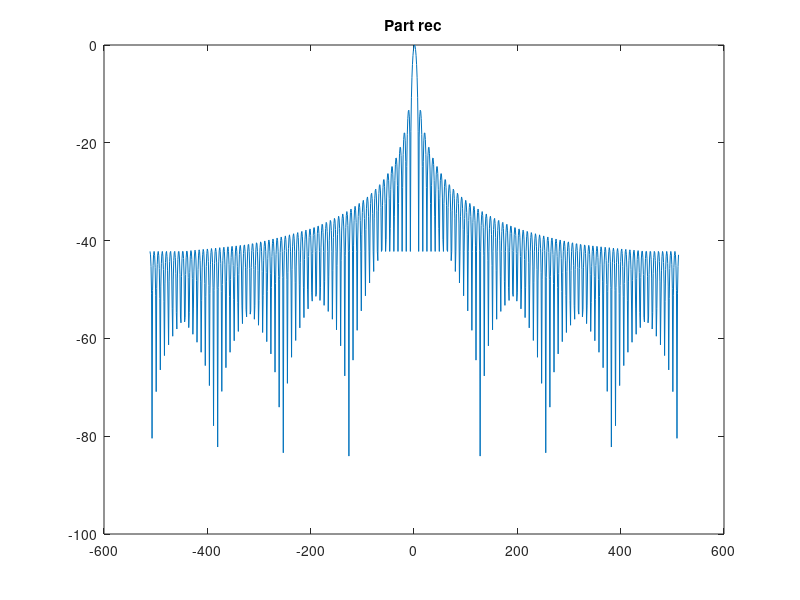
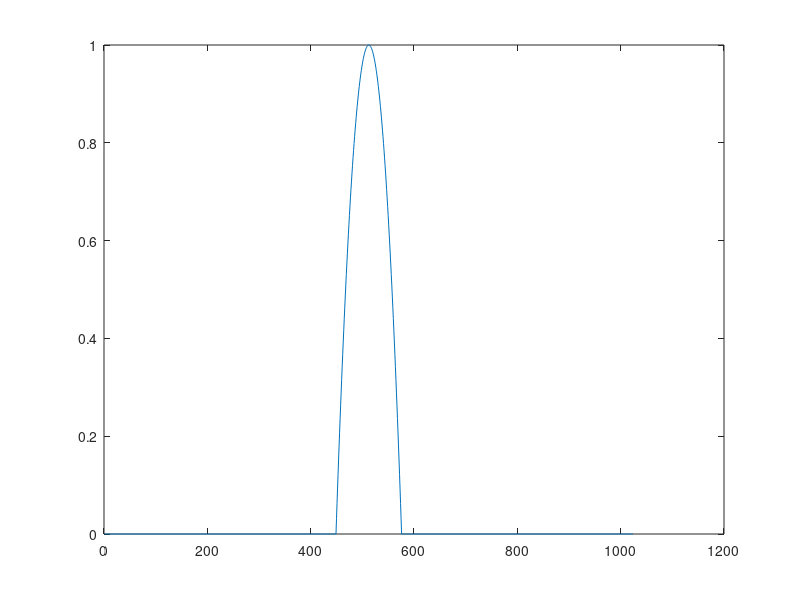
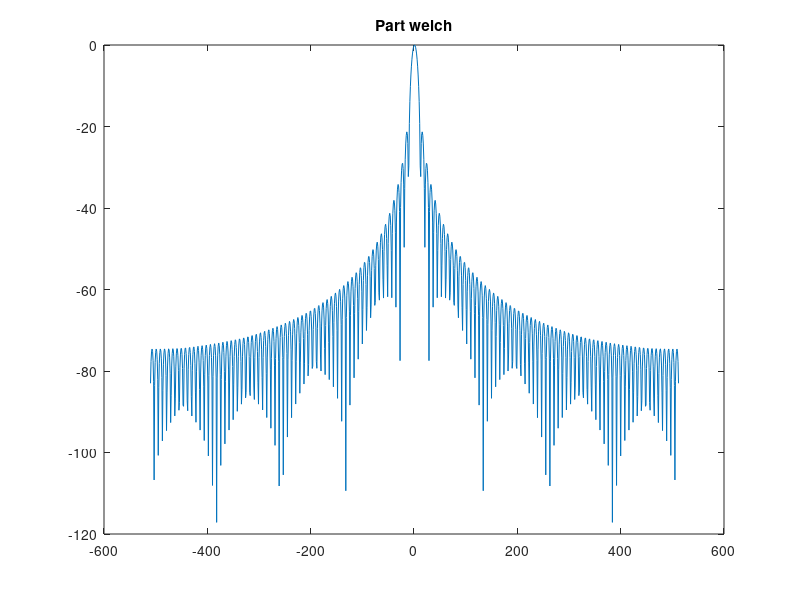
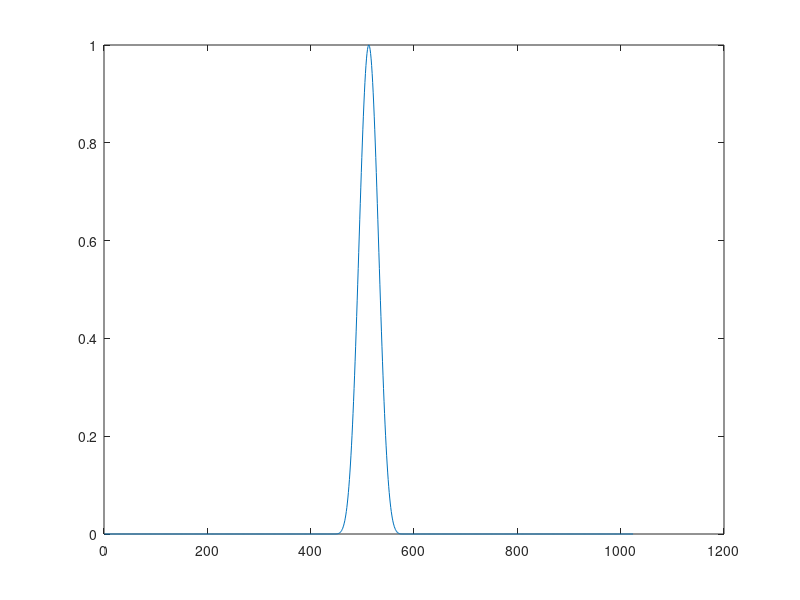

These charts were generated, in order, by the following MATLAB code: (Note: this script raises an error after producing the figures.)
%%Q1

%part a
size = 128;

%rectangular window
rec = zeros(1024,1);
for i = length(rec)/2-64:length(rec)/2+64
    rec(i) = 1;
end
recFFT = abs(fftshift(fft(rec,1024)));
window = -length(recFFT)/2+1:length(recFFT)/2;
figure
plot(window, 20*log10(recFFT)-max(20*log10(recFFT)))
title('Part rec')


%welch window
welch = zeros(1,1024);
n = 0:(size-1);
welchS = 1-((n-(size-1)/2)/((size-1)/2)).^2;
welch((length(welch)/2-64+1):(length(welch)/2+64)) = welchS;
figure
plot(welch)
welchFFT = abs(fftshift(fft(welch,1024)));
window = -length(welchFFT)/2+1:length(welchFFT)/2;
figure
plot(window, 20*log10(welchFFT)-max(20*log10(welchFFT)))
title('Part welch')


%Blackman-Harris Window
BHwin = zeros(1,1024);
n = 0:(size-1);
a0 = 0.35875;
a1 = 0.48829;
a2 = 0.14128;
a3 = 0.01168;
BHwinS = a0 - a1*cos(2*pi*n/(size-1)) + a2*cos(4*pi*n/(size-1)) - a3*cos(6*pi*n/(size-1));
BHwin((length(BHwin)/2-64+1):(length(BHwin)/2+64)) = BHwinS;
figure
plot(BHwin)
BHwinFFT = abs(fftshift(fft(BHwin,1024)));
window = -length(BHwinFFT)/2+1:length(BHwinFFT)/2;
figure
plot(window, 20*log10(BHwinFFT)-max(20*log10(BHwinFFT)))
title('Part bh')

%%
%part b
%parameters
cyst = importdata('anecoicCystData.mat');
center = 64; %center channel
s_rate = cyst.samplingRateMHz * 10^6;
freq = cyst.frequencyMHz * 10^6;
c = 1540;

%data split into 5 equal segments
seg = zeros(1,5);
for i = 1:4
    seg(i) = i * floor(size(cyst.data,1)/5);
end
seg(5) = size(cyst.data,1);

%segment delay profiles
for i = 1:5
    dis = sqrt((abs((1:128)-center) * 0.1953/1000).^2 + (seg(i)/s_rate/2 * c ).^2);
    t01 = 1/c .* dis;
    t01 = (t01 - min(t01));
    t(i,1:128) = t01;
end
t = t';
sampleD = zeros(128,5);
for i = 1:5
    sampleD(:,i) = floor(t(:,i) .* s_rate);
end
sampleD = sampleD';


%create delayed signal
seg(2:6) = seg(1:5);
seg(1) = 1;
data = zeros(size(cyst.data,1),size(cyst.data,2));
for i = 2:6
    for j = 1:size(cyst.data,3)
        for n = 1:size(cyst.data,2)
            for k = seg(i-1):seg(i)
                delayedSignal( (k-seg(i-1)+1)-sampleD(i-1,n)+max(sampleD(i-1,:)),n) = cyst.data(k,n,j);
            end
        end
        delayedSignal = delayedSignal(max(sampleD(i-1,:))+1:end,:); 
        data(seg(i-1):seg(i),:,j) = delayedSignal;
        clear delayedSignal
    end
end
szDat = size(data);
apodMaskRec = repmat(rec(length(rec)/2-64:length(rec)/2+64),[szDat(1),1,szDat(3)]);
apodMaskW = repmat(welchS,[szDat(1),1,szDat(3)]);
apodMaskBH = repmat(BHwinS,[szDat(1),1,szDat(3)]);



xmax = 0.1953/1000 * 128;
ymax = seg(i)/s_rate * c / 2;
bMode = abs(hilbert(RFdata));
bMode = bMode./max(max(bMode));
bModeComp = 20*log10(bMode);
figure
imagesc([0 xmax],[0 ymax],bModeComp, [-50 0])
colormap gray
xlabel('lateral width (m)')
ylabel('depth (m)')
title('Part B: Anechoic Cyst')
axis image

% dopplerData = importdata('homework4_2.mat');
% fs = dopplerData.fs; 
% signal = dopplerData.signal;
% f0 = dopplerData.f0;
% 
% imagesc(data_delay(:,:,64));
% colormap gray
% 
% baselineRF = squeeze(sum(data_delay,2));
% baselineEnv = abs(hilbert(baeslineRF));
% baselineEnv = baselinEnv./max(baselineEnv(:));
% imagesc(20*log10(baselineEnv), [-60 -10]);
% 
% %%%welch windows
% N = size(data_delay,2);
% n = 0:(N-1);
% welch = 1-((n-(N-1)/2)/((N-1)/2)).^2
% 
% %%%apply the windows
% szDat = size(data_delay);
% apodMask = repmat(welch,[szDat(1),1,szDat(3)]);


%% Q2
%import data
signal = dopplerData.signal;
f0 = dopplerData.f0;
fs = dopplerData.fs; %%Hz?

%part a
t = 1:length(signal);
t = t./fs;
figure
plot( t(1:(length(t)/6)), signal(1:(length(t)/6)) )
xlabel('Time (s)')
ylabel('Volts (V)')
title('Part A')

%part b
S = abs(fftshift(fft(signal)));
freq = -fs/2:fs/length(signal):(fs/2 - fs/length(signal));
figure
plot(freq,S)
xlabel('Frequency (Hz)')
ylabel('Amplitude (V)')
title('Part B')
%%
%part c
t(2:length(signal)+1) = t(1:length(signal));
t(1) = 0;
t = t(1:length(signal));
inPhase = cos(2*pi*f0*t);
outPhase = sin(2*pi*f0*t);
sigHeterI = signal .* inPhase';
sigHeterQ = signal .* outPhase';

%filter
filtBwArr = [0.01:.1:2];
for i=1:length(filtBwArr);
  filtBW = filtBwArr(i);
  filtCutoff = [f0-f0*filtBW/2 f0+f0*filtBW/2]/(fs/2);

  filtCoefs = fir1(100,filtCutoff,'low');

  sigFilt = filtfilt(filtCoefs,1,sigHeterI);
  sigFiltStore(:,i) = sigFilt;
  
  PSigErr(i) = sum((sigHeterI-sigFilt).^2);
  
  snrStore2(i) = PSigErr(i);
end

[Y,bw2] = min(snrStore2);
filtCutoff = [f0-f0*filtBwArr(bw2)/2 f0+f0*filtBwArr(bw2)/2]/(fs/2);
filtCoefs = fir1(100,filtCutoff,'low');
sigFilt2 = filtfilt(filtCoefs,1,sigHeterI);

figure
plot(sigFilt2)

figure
plot(sigHeterI)
xlabel('Frequency (Hz)')
ylabel('Amplitude (V)')
title('Part C: I Component')
figure
plot(sigHeterQ)
xlabel('Frequency (Hz)')
ylabel('Amplitude (V)')
title('Part C: Q Component')

%% Q4
%Problem 7.10






